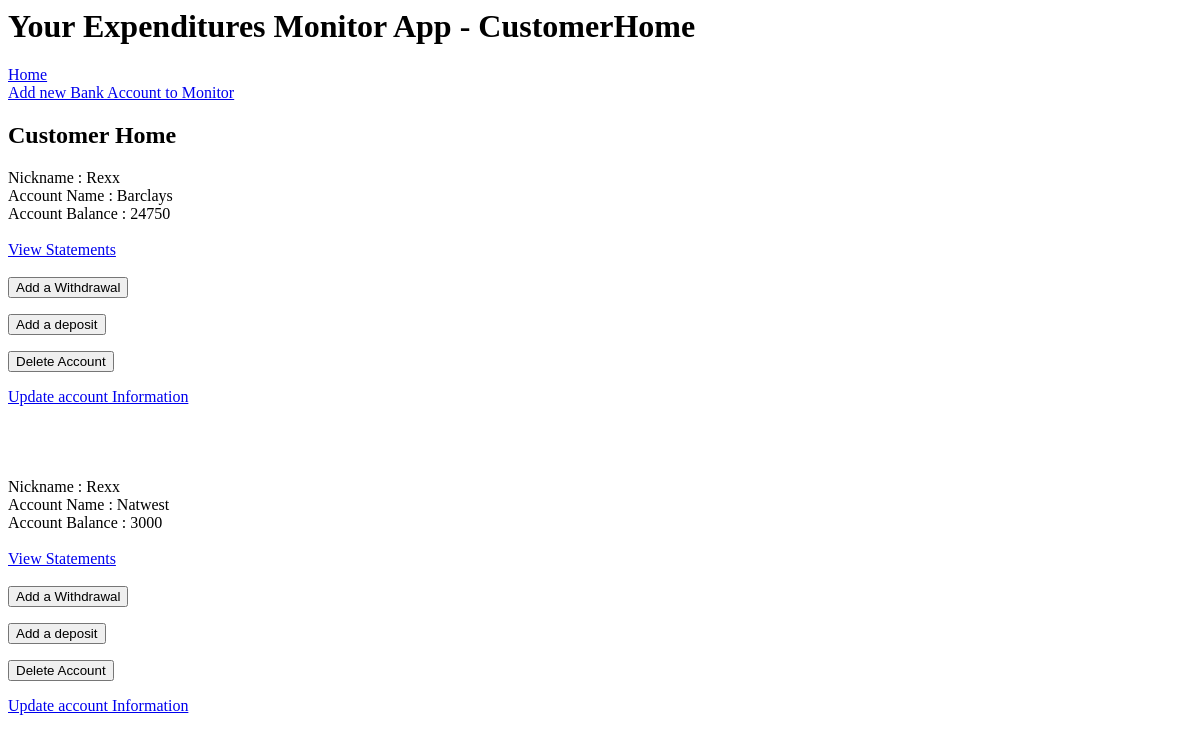
The page /customer_home on the database as committed earlier.
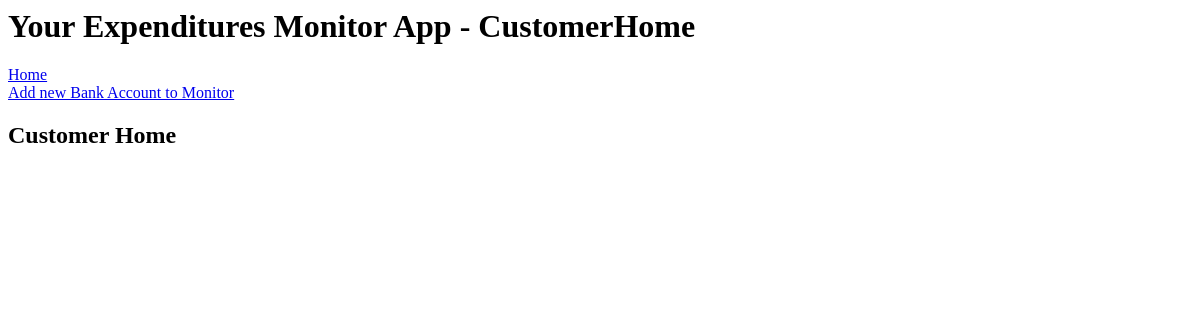
The same page on the database as committed later.
### application/models.py (models this page shows)
class Accounts(db.Model):
    id = db.Column(db.Integer, primary_key=True)
    balance = db.Column(db.Integer)
    account_name = db.Column(db.String(30), nullable=False)
    cust_name = db.Column(db.String(30), nullable=False)
    transactions = db.relationship('Transaction', backref='accounts' , lazy='dynamic')

### application/routes.py (the view)
@app.route('/customer_home')
def customer_home():
    all_accounts = Accounts.query.all()
    account_string = ""
    return render_template("customer_home.html", title="CustomerHome", all_accounts=all_accounts)

### application/templates/customer_home.html
{% extends "layout.html" %}
{% block body %}
<h2>Customer Home</h2>
{% for account in all_accounts %}
        Nickname : {{ account.cust_name }}
        <br>
        Account Name : {{ account.account_name }}
        <br>
        Account Balance : {{ account.balance }}
        <br>
        <br>
        <a href="{{ url_for('statements', id=account.id) }}">View Statements</a>
        <br>
        <br>
        <form action="{{ url_for('withdraw', account_id=account.id) }}">
            <input type=submit value="Add a Withdrawal">
        </form>
        <form action="{{ url_for('deposit', account_id=account.id) }}">
            <input type=submit value="Add a deposit">
        </form>
	    <form action="{{ url_for('delete', id=account.id) }}">
		    <input type=submit value="Delete Account">
	    </form>
            <a href="{{ url_for('update', id=account.id) }}">Update account Information</a>
        <br><br><br><br><br>
{% endfor %}
{% endblock body %}

Rows that differ between the two databases and show on the page:
removed Accounts: cust_name "Rexx", account_name "Barclays", balance "24750"
removed Accounts: cust_name "Rexx", account_name "Natwest", balance "3000"
